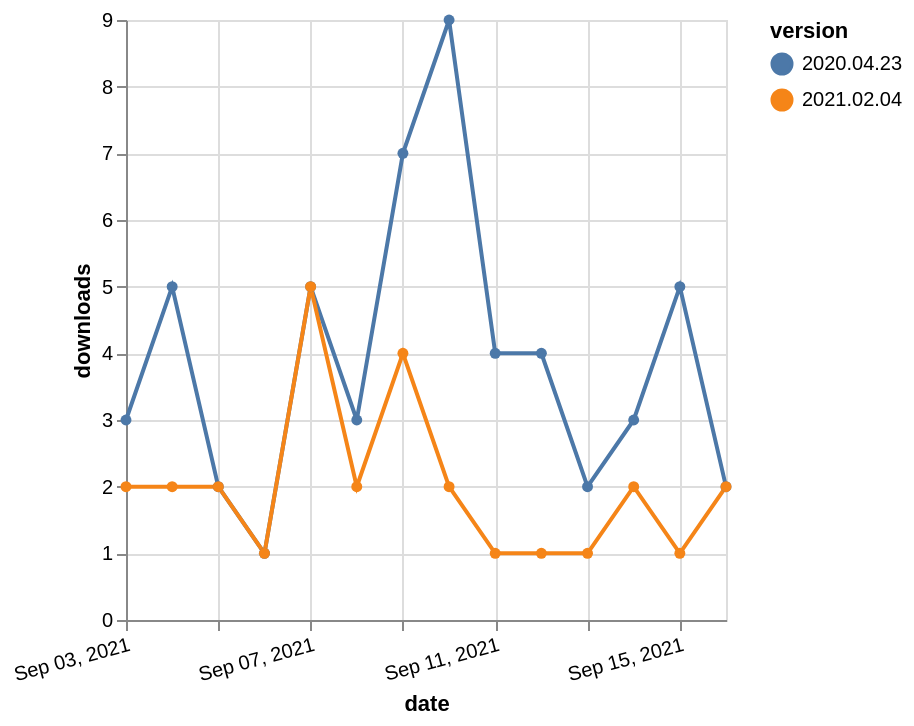

Vega-Lite specification for this chart:
### Vega-Lite specification from a JSON file in a GitHub repository (floating-point values rounded to 4 significant figures)
{"$schema": "https://vega.github.io/schema/vega-lite/v5.json", "description": "A simple bar chart with embedded data.", "data": {"values": [{"date": "2021-09-03", "total": 1427, "delta": 3, "version": "2020.04.23"}, {"date": "2021-09-04", "total": 1432, "delta": 5, "version": "2020.04.23"}, {"date": "2021-09-05", "total": 1434, "delta": 2, "version": "2020.04.23"}, {"date": "2021-09-06", "total": 1435, "delta": 1, "version": "2020.04.23"}, {"date": "2021-09-07", "total": 1440, "delta": 5, "version": "2020.04.23"}, {"date": "2021-09-08", "total": 1443, "delta": 3, "version": "2020.04.23"}, {"date": "2021-09-09", "total": 1450, "delta": 7, "version": "2020.04.23"}, {"date": "2021-09-10", "total": 1459, "delta": 9, "version": "2020.04.23"}, {"date": "2021-09-11", "total": 1463, "delta": 4, "version": "2020.04.23"}, {"date": "2021-09-12", "total": 1467, "delta": 4, "version": "2020.04.23"}, {"date": "2021-09-13", "total": 1469, "delta": 2, "version": "2020.04.23"}, {"date": "2021-09-14", "total": 1472, "delta": 3, "version": "2020.04.23"}, {"date": "2021-09-15", "total": 1477, "delta": 5, "version": "2020.04.23"}, {"date": "2021-09-16", "total": 1479, "delta": 2, "version": "2020.04.23"}, {"date": "2021-09-03", "total": 140, "delta": 2, "version": "2021.02.04"}, {"date": "2021-09-04", "total": 142, "delta": 2, "version": "2021.02.04"}, {"date": "2021-09-05", "total": 144, "delta": 2, "version": "2021.02.04"}, {"date": "2021-09-06", "total": 145, "delta": 1, "version": "2021.02.04"}, {"date": "2021-09-07", "total": 150, "delta": 5, "version": "2021.02.04"}, {"date": "2021-09-08", "total": 152, "delta": 2, "version": "2021.02.04"}, {"date": "2021-09-09", "total": 156, "delta": 4, "version": "2021.02.04"}, {"date": "2021-09-10", "total": 158, "delta": 2, "version": "2021.02.04"}, {"date": "2021-09-11", "total": 159, "delta": 1, "version": "2021.02.04"}, {"date": "2021-09-12", "total": 160, "delta": 1, "version": "2021.02.04"}, {"date": "2021-09-13", "total": 161, "delta": 1, "version": "2021.02.04"}, {"date": "2021-09-14", "total": 163, "delta": 2, "version": "2021.02.04"}, {"date": "2021-09-15", "total": 164, "delta": 1, "version": "2021.02.04"}, {"date": "2021-09-16", "total": 166, "delta": 2, "version": "2021.02.04"}]}, "width": "container", "mark": {"type": "line", "point": {"filled": true}}, "encoding": {"x": {"field": "date", "type": "temporal", "timeUnit": "yearmonthdate", "title": "date", "axis": {"labelAngle": -15}}, "y": {"field": "delta", "type": "quantitative", "title": "downloads"}, "color": {"field": "version", "type": "nominal"}, "tooltip": {"field": "delta"}}}
